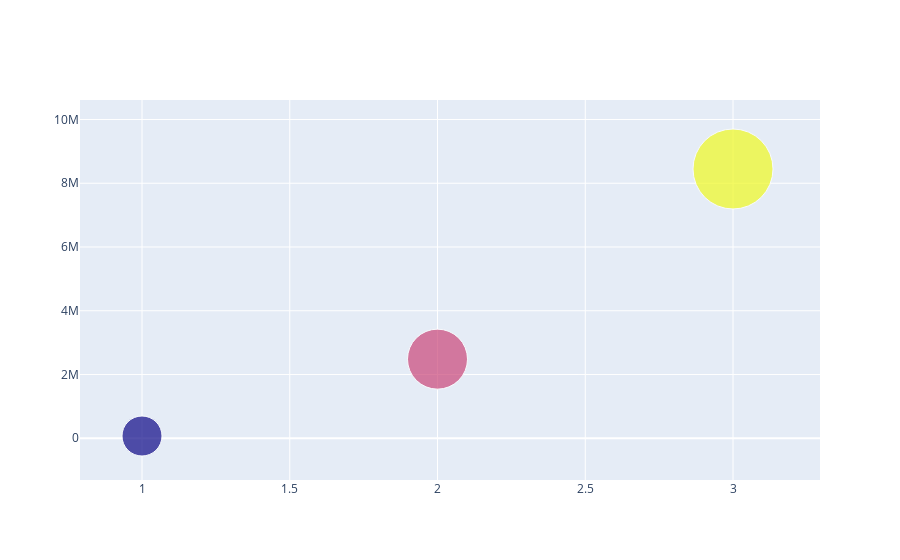

Here is the notebook cell this chart was saved with:
### Code cell
variables_val=[1,2,3]
df_scatter_melt['Variables']=variables_val

fig=go.Figure(data=go.Scatter(x=df_scatter_melt['Variables'],
                             y=df_scatter_melt['value'],
                             mode='markers',
                             marker=dict(size=[40,60,80],
                                        color=[0,1,2])))
fig.show()

### Figure 1 — Plotly figure (JSON) as saved in the notebook; plotly's stock layout.template omitted (floating-point values rounded to 4 significant figures)
{"data": [{"marker": {"color": [0, 1, 2], "size": [40, 60, 80]}, "mode": "markers", "type": "scatter", "x": [1, 2, 3], "y": [71504, 2482000.0, 8447309]}], "layout": {}}
